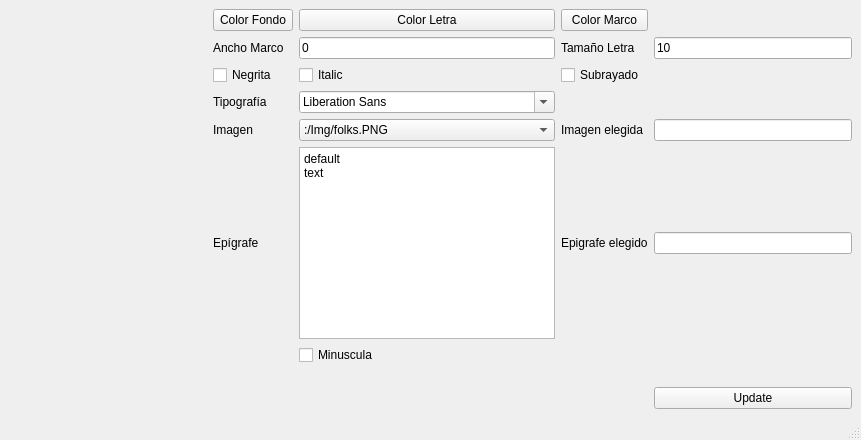
<?xml version="1.0" encoding="UTF-8"?>
<ui version="4.0">
 <class>MainWindow</class>
 <widget class="QMainWindow" name="MainWindow">
  <property name="geometry">
   <rect>
    <x>0</x>
    <y>0</y>
    <width>861</width>
    <height>440</height>
   </rect>
  </property>
  <property name="sizePolicy">
   <sizepolicy hsizetype="MinimumExpanding" vsizetype="MinimumExpanding">
    <horstretch>0</horstretch>
    <verstretch>0</verstretch>
   </sizepolicy>
  </property>
  <property name="windowTitle">
   <string>MainWindow</string>
  </property>
  <widget class="QWidget" name="centralwidget">
   <property name="sizePolicy">
    <sizepolicy hsizetype="MinimumExpanding" vsizetype="MinimumExpanding">
     <horstretch>0</horstretch>
     <verstretch>0</verstretch>
    </sizepolicy>
   </property>
   <layout class="QGridLayout" name="gridLayout">
    <item row="2" column="4">
     <widget class="QCheckBox" name="checkBox_3">
      <property name="text">
       <string>Subrayado</string>
      </property>
     </widget>
    </item>
    <item row="3" column="2">
     <widget class="QLabel" name="label_5">
      <property name="text">
       <string>Tipografía</string>
      </property>
     </widget>
    </item>
    <item row="3" column="3">
     <widget class="QFontComboBox" name="fontComboBox"/>
    </item>
    <item row="0" column="4">
     <widget class="QPushButton" name="colorMarco">
      <property name="text">
       <string>Color Marco</string>
      </property>
     </widget>
    </item>
    <item row="5" column="4">
     <widget class="QLabel" name="label_9">
      <property name="text">
       <string>Epigrafe elegido</string>
      </property>
     </widget>
    </item>
    <item row="0" column="2">
     <widget class="QPushButton" name="colorFondo">
      <property name="text">
       <string>Color Fondo</string>
      </property>
     </widget>
    </item>
    <item row="0" column="3">
     <widget class="QPushButton" name="colorLetra">
      <property name="text">
       <string>Color Letra</string>
      </property>
     </widget>
    </item>
    <item row="4" column="3">
     <widget class="QComboBox" name="comboBox">
      <item>
       <property name="text">
        <string>:/Img/folks.PNG</string>
       </property>
      </item>
      <item>
       <property name="text">
        <string>:/Img/flecha.png</string>
       </property>
      </item>
     </widget>
    </item>
    <item row="4" column="2">
     <widget class="QLabel" name="label_6">
      <property name="text">
       <string>Imagen</string>
      </property>
     </widget>
    </item>
    <item row="4" column="4">
     <widget class="QLabel" name="label_8">
      <property name="text">
       <string>Imagen elegida</string>
      </property>
     </widget>
    </item>
    <item row="5" column="6">
     <widget class="QLineEdit" name="lineEdit_6"/>
    </item>
    <item row="2" column="3">
     <widget class="QCheckBox" name="checkBox_2">
      <property name="text">
       <string>Italic</string>
      </property>
     </widget>
    </item>
    <item row="0" column="0" rowspan="9">
     <widget class="SAACWidget" name="widget" native="true">
      <property name="sizePolicy">
       <sizepolicy hsizetype="MinimumExpanding" vsizetype="MinimumExpanding">
        <horstretch>0</horstretch>
        <verstretch>0</verstretch>
       </sizepolicy>
      </property>
      <property name="minimumSize">
       <size>
        <width>0</width>
        <height>0</height>
       </size>
      </property>
     </widget>
    </item>
    <item row="1" column="2">
     <widget class="QLabel" name="label_10">
      <property name="text">
       <string>Ancho Marco</string>
      </property>
     </widget>
    </item>
    <item row="1" column="3">
     <widget class="QLineEdit" name="lineEdit_8">
      <property name="text">
       <string>0</string>
      </property>
     </widget>
    </item>
    <item row="1" column="4">
     <widget class="QLabel" name="label_4">
      <property name="text">
       <string>Tamaño Letra</string>
      </property>
     </widget>
    </item>
    <item row="6" column="3">
     <widget class="QCheckBox" name="checkMayuscula">
      <property name="text">
       <string>Minuscula</string>
      </property>
     </widget>
    </item>
    <item row="4" column="6">
     <widget class="QLineEdit" name="lineEdit_5"/>
    </item>
    <item row="5" column="2">
     <widget class="QLabel" name="label_7">
      <property name="text">
       <string>Epígrafe</string>
      </property>
     </widget>
    </item>
    <item row="2" column="2">
     <widget class="QCheckBox" name="checkBox">
      <property name="text">
       <string>Negrita</string>
      </property>
     </widget>
    </item>
    <item row="1" column="6">
     <widget class="QLineEdit" name="lineEdit_4">
      <property name="text">
       <string>10</string>
      </property>
     </widget>
    </item>
    <item row="8" column="6">
     <widget class="QPushButton" name="pushButton">
      <property name="text">
       <string>Update</string>
      </property>
     </widget>
    </item>
    <item row="5" column="3">
     <widget class="QPlainTextEdit" name="plainTextEdit">
      <property name="sizePolicy">
       <sizepolicy hsizetype="Minimum" vsizetype="Minimum">
        <horstretch>0</horstretch>
        <verstretch>0</verstretch>
       </sizepolicy>
      </property>
      <property name="plainText">
       <string>default
text</string>
      </property>
     </widget>
    </item>
   </layout>
  </widget>
  <widget class="QMenuBar" name="menubar">
   <property name="geometry">
    <rect>
     <x>0</x>
     <y>0</y>
     <width>861</width>
     <height>20</height>
    </rect>
   </property>
  </widget>
  <widget class="QStatusBar" name="statusbar"/>
 </widget>
 <customwidgets>
  <customwidget>
   <class>SAACWidget</class>
   <extends>QWidget</extends>
   <header>..\saacwidget.h</header>
   <container>1</container>
  </customwidget>
 </customwidgets>
 <resources/>
 <connections/>
</ui>
